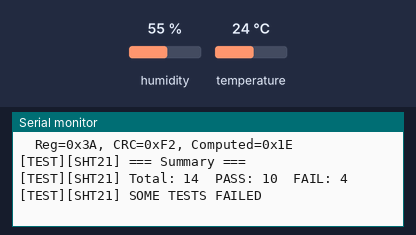
This sketch was run on a simulated ESP32. Shown: the last lines printed to the serial monitor. Wiring (inferred from the names in the program): HTU21/Si7021 sensor at I2C address 0x40. The inputs (shaded band) are chosen by the test bench; at power-on: humidity 55 %, temperature 24 °C.

Above: at 3.2 s.
3.3 s: humidity set to 22 %
At 6.4 s:
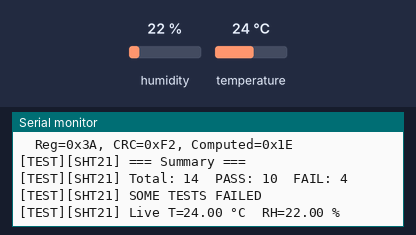
11.8 s: temperature set to 12 °C
At 12.8 s:
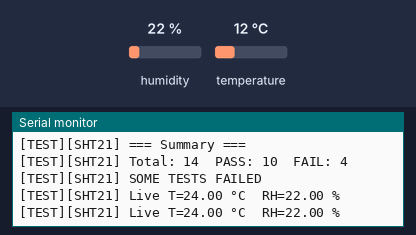
14.3 s: humidity set to 40 %
At 17.0 s:
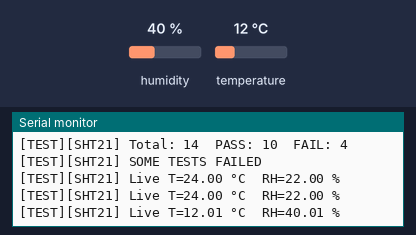

The sketch:

sht21_sensor_test.ino
```cpp
/*
 * SHT21 Temperature & Humidity Sensor Test — exercises all simulator functionality
 *
 * Uses the SHT21 Arduino library (or compatible HTU21D library).
 * Tests every command and mode that the sht21_sim.py simulator supports:
 *   - Hold-master temperature & humidity reads (0xE3, 0xE5)
 *   - No-hold-master reads (0xF3, 0xF5)
 *   - User register read/write (0xE7, 0xE6)
 *   - Resolution configuration (all 4 modes)
 *   - Soft reset (0xFE) with heater-bit preservation
 *   - CRC-8 verification
 *   - Heater enable/disable
 *
 * Hardware/Simulator wiring:
 *   I2C0 SDA = GPIO 8, SCL = GPIO 9
 *   SHT21 address = 0x40
 *
 * Required libraries:
 *   - Wire (built-in)
 *   (Uses raw Wire calls — no external SHT21 library dependency, to
 *    exercise the exact I2C protocol the simulator models.)
 */

#include <Arduino.h>
#include <Wire.h>

/* Bypass ESP-IDF coredump flash check for QEMU compatibility.
 * See ssd1331_sht21_test.ino for detailed explanation. */
extern "C" void __wrap_esp_core_dump_init(void) { /* no-op */ }

// --- Configuration ---
#define SHT21_ADDR       0x40
#define SDA_PIN          8
#define SCL_PIN          9

// SHT21 commands (per datasheet)
#define CMD_TEMP_HOLD    0xE3
#define CMD_RH_HOLD      0xE5
#define CMD_TEMP_NO_HOLD 0xF3
#define CMD_RH_NO_HOLD   0xF5
#define CMD_WRITE_USER   0xE6
#define CMD_READ_USER    0xE7
#define CMD_SOFT_RESET   0xFE

// Resolution settings (user register bits [7, 0])
// 00 = RH:12-bit, T:14-bit (default)
// 01 = RH:8-bit,  T:12-bit
// 10 = RH:10-bit, T:13-bit
// 11 = RH:11-bit, T:11-bit

static int testNum = 0;
static int passCount = 0;
static int failCount = 0;

// --- CRC-8 verification (polynomial 0x131) ---
static uint8_t crc8_sht21(const uint8_t *data, uint8_t len) {
  uint8_t crc = 0x00;
  for (uint8_t i = 0; i < len; i++) {
    crc ^= data[i];
    for (uint8_t b = 0; b < 8; b++) {
      if (crc & 0x80) {
        crc = (crc << 1) ^ 0x31;
      } else {
        crc = (crc << 1);
      }
    }
  }
  return crc;
}

static void reportResult(const char* name, bool pass) {
  testNum++;
  if (pass) {
    passCount++;
    Serial.printf("[TEST][SHT21] #%02d PASS: %s\n", testNum, name);
  } else {
    failCount++;
    Serial.printf("[TEST][SHT21] #%02d FAIL: %s\n", testNum, name);
  }
}

// --- Raw I2C helpers ---

// Write a single command byte
static bool sht21_writeCmd(uint8_t cmd) {
  Wire.beginTransmission(SHT21_ADDR);
  Wire.write(cmd);
  return Wire.endTransmission() == 0;
}

// Write command + data byte
static bool sht21_writeReg(uint8_t cmd, uint8_t value) {
  Wire.beginTransmission(SHT21_ADDR);
  Wire.write(cmd);
  Wire.write(value);
  return Wire.endTransmission() == 0;
}

// Read N bytes (after a command was sent)
static uint8_t sht21_readBytes(uint8_t *buf, uint8_t count) {
  uint8_t got = Wire.requestFrom((uint8_t)SHT21_ADDR, count);
  for (uint8_t i = 0; i < got && i < count; i++) {
    buf[i] = Wire.read();
  }
  return got;
}

// Hold-master measurement: write cmd, then immediately read 3 bytes (MSB, LSB, CRC)
static bool sht21_measureHold(uint8_t cmd, uint16_t *rawOut) {
  Wire.beginTransmission(SHT21_ADDR);
  Wire.write(cmd);
  if (Wire.endTransmission() != 0) return false;

  delay(100);  // Give simulator time even in hold mode

  uint8_t buf[3];
  if (sht21_readBytes(buf, 3) != 3) return false;

  // Verify CRC
  uint8_t expectedCrc = crc8_sht21(buf, 2);
  if (buf[2] != expectedCrc) {
    Serial.printf("  CRC mismatch: got 0x%02X, expected 0x%02X\n", buf[2], expectedCrc);
    return false;
  }

  *rawOut = ((uint16_t)buf[0] << 8) | buf[1];
  return true;
}

// Convert raw temperature to °C
static float rawToTemperature(uint16_t raw) {
  raw &= 0xFFFC;  // Clear status bits
  return -46.85f + 175.72f * (float)raw / 65536.0f;
}

// Convert raw humidity to %RH
static float rawToHumidity(uint16_t raw) {
  raw &= 0xFFFC;  // Clear status bits
  return -6.0f + 125.0f * (float)raw / 65536.0f;
}

// Read user register
static bool sht21_readUserReg(uint8_t *regOut) {
  if (!sht21_writeCmd(CMD_READ_USER)) return false;
  uint8_t buf[2];  // [register, CRC]
  if (sht21_readBytes(buf, 2) != 2) return false;

  // Verify CRC of single register byte
  uint8_t expectedCrc = crc8_sht21(buf, 1);
  if (buf[1] != expectedCrc) {
    Serial.printf("  User reg CRC mismatch: got 0x%02X, expected 0x%02X\n", buf[1], expectedCrc);
    return false;
  }
  *regOut = buf[0];
  return true;
}

// ================================================================
//  Test Functions
// ================================================================

void testI2CPresence() {
  Wire.beginTransmission(SHT21_ADDR);
  bool ack = (Wire.endTransmission() == 0);
  reportResult("I2C device ACK at 0x40", ack);
}

void testSoftReset() {
  bool ok = sht21_writeCmd(CMD_SOFT_RESET);
  delay(15);  // Datasheet: max 15ms for soft reset
  reportResult("Soft reset (0xFE) accepted", ok);
}

void testReadUserRegDefault() {
  uint8_t reg;
  bool ok = sht21_readUserReg(&reg);
  // Default after reset: 0x02 (OTP_reload disabled)
  // Bits [7,0] = 00 -> 12/14-bit resolution
  bool correctDefault = ok && ((reg & 0x81) == 0x00);  // resolution bits = 00
  reportResult("User register default resolution (00)", correctDefault);
  Serial.printf("  User register = 0x%02X\n", reg);
}

void testTemperatureHoldMaster() {
  uint16_t raw;
  bool ok = sht21_measureHold(CMD_TEMP_HOLD, &raw);

  if (ok) {
    float tempC = rawToTemperature(raw);
    Serial.printf("  Raw=0x%04X, T=%.2f °C\n", raw, tempC);
    // Status bit 1 should be 0 for temperature
    bool statusOk = ((raw & 0x02) == 0);
    // Reasonable range
    bool rangeOk = (tempC > -40.0f && tempC < 125.0f);
    reportResult("Temperature hold-master (0xE3) + CRC", ok && statusOk && rangeOk);
  } else {
    reportResult("Temperature hold-master (0xE3) + CRC", false);
  }
}

void testHumidityHoldMaster() {
  uint16_t raw;
  bool ok = sht21_measureHold(CMD_RH_HOLD, &raw);

  if (ok) {
    float rh = rawToHumidity(raw);
    Serial.printf("  Raw=0x%04X, RH=%.2f %%\n", raw, rh);
    // Status bit 1 should be 1 for humidity
    bool statusOk = ((raw & 0x02) != 0);
    bool rangeOk = (rh >= 0.0f && rh <= 100.0f);
    reportResult("Humidity hold-master (0xE5) + CRC", ok && statusOk && rangeOk);
  } else {
    reportResult("Humidity hold-master (0xE5) + CRC", false);
  }
}

void testResolutionChange() {
  // Change to 8-bit RH / 12-bit T  (bits [7,0] = 01)
  // Read current register, modify resolution bits
  uint8_t reg;
  if (!sht21_readUserReg(&reg)) {
    reportResult("Resolution change (01): read reg", false);
    return;
  }

  uint8_t newReg = (reg & 0x7E) | 0x01;  // Set bit 0 = 1, bit 7 = 0
  bool writeOk = sht21_writeReg(CMD_WRITE_USER, newReg);
  delay(10);

  uint8_t verify;
  bool readOk = sht21_readUserReg(&verify);
  bool match = readOk && ((verify & 0x81) == 0x01);  // bits [7,0] = 01
  reportResult("Resolution change to 8/12-bit (01)", writeOk && match);
  Serial.printf("  Wrote=0x%02X, Read back=0x%02X\n", newReg, verify);

  // Measure at lower resolution
  uint16_t raw;
  bool ok = sht21_measureHold(CMD_TEMP_HOLD, &raw);
  if (ok) {
    float tempC = rawToTemperature(raw);
    Serial.printf("  12-bit T: Raw=0x%04X, T=%.2f °C\n", raw, tempC);
  }
  reportResult("Temperature at 12-bit resolution", ok);

  // Change to 10-bit RH / 13-bit T (bits [7,0] = 10)
  newReg = (reg & 0x7E) | 0x80;  // Set bit 7 = 1, bit 0 = 0
  sht21_writeReg(CMD_WRITE_USER, newReg);
  delay(10);
  readOk = sht21_readUserReg(&verify);
  match = readOk && ((verify & 0x81) == 0x80);
  reportResult("Resolution change to 10/13-bit (10)", match);

  // Change to 11-bit RH / 11-bit T (bits [7,0] = 11)
  newReg = (reg & 0x7E) | 0x81;  // Set bit 7 = 1, bit 0 = 1
  sht21_writeReg(CMD_WRITE_USER, newReg);
  delay(10);
  readOk = sht21_readUserReg(&verify);
  match = readOk && ((verify & 0x81) == 0x81);
  reportResult("Resolution change to 11/11-bit (11)", match);

  // Restore default resolution (00)
  newReg = reg & 0x7E;  // Clear bits 7 and 0
  sht21_writeReg(CMD_WRITE_USER, newReg);
}

void testReservedBitPreservation() {
  // Write a value with bits 3,4,5 set — they should be ignored
  uint8_t reg;
  sht21_readUserReg(&reg);

  // Try to set reserved bits 3,4,5
  uint8_t attempt = reg | 0x38;  // Set bits 3,4,5
  sht21_writeReg(CMD_WRITE_USER, attempt);
  delay(10);

  uint8_t verify;
  sht21_readUserReg(&verify);
  // Reserved bits should remain as they were (not what we wrote)
  bool preservedOk = ((verify & 0x38) == (reg & 0x38));
  reportResult("Reserved bits [5:3] preserved on write", preservedOk);
  Serial.printf("  Before=0x%02X, Attempted=0x%02X, After=0x%02X\n", reg, attempt, verify);
}

void testHeaterEnable() {
  // Bit 2 of user register = heater
  uint8_t reg;
  sht21_readUserReg(&reg);

  // Enable heater
  uint8_t withHeater = reg | 0x04;
  sht21_writeReg(CMD_WRITE_USER, withHeater);
  delay(10);

  uint8_t verify;
  sht21_readUserReg(&verify);
  bool heaterOn = (verify & 0x04) != 0;
  reportResult("Heater enable (bit 2)", heaterOn);

  // Soft reset should preserve heater bit
  sht21_writeCmd(CMD_SOFT_RESET);
  delay(15);

  sht21_readUserReg(&verify);
  bool preserved = (verify & 0x04) != 0;
  reportResult("Heater preserved after soft reset", preserved);

  // Disable heater
  uint8_t withoutHeater = verify & ~0x04;
  sht21_writeReg(CMD_WRITE_USER, withoutHeater);
  delay(10);

  sht21_readUserReg(&verify);
  bool heaterOff = (verify & 0x04) == 0;
  reportResult("Heater disable", heaterOff);
}

void testMultipleReadings() {
  // Take multiple readings and verify consistency
  float temps[5];
  bool allOk = true;

  for (int i = 0; i < 5; i++) {
    uint16_t raw;
    if (sht21_measureHold(CMD_TEMP_HOLD, &raw)) {
      temps[i] = rawToTemperature(raw);
    } else {
      allOk = false;
    }
    delay(100);
  }

  if (allOk) {
    // Check readings are within reasonable range of each other (±2°C with noise)
    float minT = temps[0], maxT = temps[0];
    for (int i = 1; i < 5; i++) {
      if (temps[i] < minT) minT = temps[i];
      if (temps[i] > maxT) maxT = temps[i];
    }
    bool consistent = (maxT - minT) < 5.0f;
    Serial.printf("  5 readings: min=%.2f, max=%.2f, spread=%.2f\n", minT, maxT, maxT - minT);
    reportResult("5 consecutive readings consistent", consistent);
  } else {
    reportResult("5 consecutive readings consistent", false);
  }
}

void testCrcVerification() {
  // Explicitly verify CRC on a temperature reading
  Wire.beginTransmission(SHT21_ADDR);
  Wire.write(CMD_TEMP_HOLD);
  Wire.endTransmission();
  delay(100);

  uint8_t buf[3];
  sht21_readBytes(buf, 3);

  uint8_t computed = crc8_sht21(buf, 2);
  bool crcOk = (buf[2] == computed);
  reportResult("CRC-8 verification (temp)", crcOk);
  Serial.printf("  Data=[0x%02X, 0x%02X], CRC=0x%02X, Computed=0x%02X\n",
                buf[0], buf[1], buf[2], computed);

  // Humidity CRC
  Wire.beginTransmission(SHT21_ADDR);
  Wire.write(CMD_RH_HOLD);
  Wire.endTransmission();
  delay(100);

  sht21_readBytes(buf, 3);
  computed = crc8_sht21(buf, 2);
  crcOk = (buf[2] == computed);
  reportResult("CRC-8 verification (humidity)", crcOk);
  Serial.printf("  Data=[0x%02X, 0x%02X], CRC=0x%02X, Computed=0x%02X\n",
                buf[0], buf[1], buf[2], computed);
}

void testUserRegCrc() {
  // Verify CRC on user register read
  sht21_writeCmd(CMD_READ_USER);
  uint8_t buf[2];
  sht21_readBytes(buf, 2);

  uint8_t computed = crc8_sht21(buf, 1);
  bool crcOk = (buf[1] == computed);
  reportResult("CRC-8 verification (user register)", crcOk);
  Serial.printf("  Reg=0x%02X, CRC=0x%02X, Computed=0x%02X\n",
                buf[0], buf[1], computed);
}

// ================================================================
//  Main
// ================================================================

void setup() {
  Serial.begin(115200);
  delay(500);
  Serial.println("[TEST][SHT21] === SHT21 Sensor Test Suite ===");

  Wire.begin(SDA_PIN, SCL_PIN);
  Wire.setClock(400000);

  Serial.println("[TEST][SHT21] Running tests...\n");

  testI2CPresence();
  testSoftReset();
  testReadUserRegDefault();
  testTemperatureHoldMaster();
  testHumidityHoldMaster();
  testResolutionChange();
  testReservedBitPreservation();
  testHeaterEnable();
  testMultipleReadings();
  testCrcVerification();
  testUserRegCrc();

  Serial.println();
  Serial.println("[TEST][SHT21] === Summary ===");
  Serial.printf("[TEST][SHT21] Total: %d  PASS: %d  FAIL: %d\n",
                testNum, passCount, failCount);
  if (failCount == 0) {
    Serial.println("[TEST][SHT21] ALL TESTS PASSED");
  } else {
    Serial.println("[TEST][SHT21] SOME TESTS FAILED");
  }
}

void loop() {
  // Periodic re-read for live monitoring
  static unsigned long nextMs = 5000;
  if (millis() >= nextMs) {
    uint16_t raw;
    if (sht21_measureHold(CMD_TEMP_HOLD, &raw)) {
      Serial.printf("[TEST][SHT21] Live T=%.2f °C", rawToTemperature(raw));
    }
    if (sht21_measureHold(CMD_RH_HOLD, &raw)) {
      Serial.printf("  RH=%.2f %%", rawToHumidity(raw));
    }
    Serial.println();
    nextMs = millis() + 5000;
  }
  delay(100);
}
```

Measured:
- after the input at 3.3 s, the serial monitor: prints a new line after 1.9 s (image 1)
- after the input at 14.3 s, the serial monitor: prints a new line after 1.3 s (image 3)
